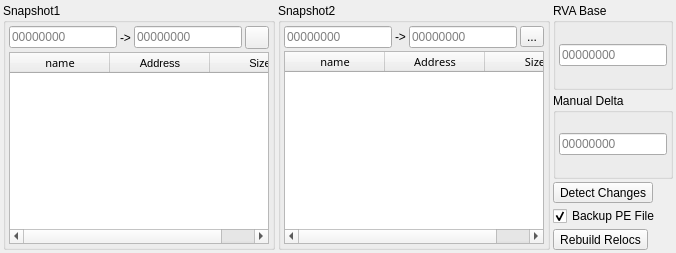
          <widget class="QWidget" name="tabReloc">
           <attribute name="title">
            <string>Relocation</string>
           </attribute>
           <layout class="QHBoxLayout" name="horizontalLayout_13">
            <property name="spacing">
             <number>3</number>
            </property>
            <property name="leftMargin">
             <number>3</number>
            </property>
            <property name="topMargin">
             <number>3</number>
            </property>
            <property name="rightMargin">
             <number>3</number>
            </property>
            <property name="bottomMargin">
             <number>3</number>
            </property>
            <item>
             <widget class="QGroupBox" name="groupBox_2">
              <property name="title">
               <string>Snapshot1</string>
              </property>
              <layout class="QVBoxLayout" name="verticalLayout_9">
               <property name="spacing">
                <number>3</number>
               </property>
               <property name="leftMargin">
                <number>3</number>
               </property>
               <property name="topMargin">
                <number>3</number>
               </property>
               <property name="rightMargin">
                <number>3</number>
               </property>
               <property name="bottomMargin">
                <number>3</number>
               </property>
               <item>
                <layout class="QHBoxLayout" name="horizontalLayout_11">
                 <item>
                  <widget class="QLineEdit" name="edtSnap1Addr1">
                   <property name="inputMask">
                    <string>HHHHHHHH</string>
                   </property>
                   <property name="placeholderText">
                    <string>00000000</string>
                   </property>
                   <property name="clearButtonEnabled">
                    <bool>true</bool>
                   </property>
                  </widget>
                 </item>
                 <item>
                  <widget class="QLabel" name="label_7">
                   <property name="text">
                    <string>-&gt;</string>
                   </property>
                  </widget>
                 </item>
                 <item>
                  <widget class="QLineEdit" name="edtSnap1Addr2">
                   <property name="inputMask">
                    <string>HHHHHHHH</string>
                   </property>
                   <property name="placeholderText">
                    <string>00000000</string>
                   </property>
                   <property name="clearButtonEnabled">
                    <bool>true</bool>
                   </property>
                  </widget>
                 </item>
                 <item>
                  <widget class="QToolButton" name="btnTakeSnap1">
                   <property name="text">
                    <string/>
                   </property>
                   <property name="icon">
                    <iconset resource="xApiSpy.qrc">
                     <normaloff>:/ico/images/snapshot.ico</normaloff>:/ico/images/snapshot.ico</iconset>
                   </property>
                  </widget>
                 </item>
                </layout>
               </item>
               <item>
                <widget class="QTableWidget" name="tabSnap1">
                 <property name="font">
                  <font>
                   <pointsize>8</pointsize>
                  </font>
                 </property>
                 <property name="editTriggers">
                  <set>QAbstractItemView::NoEditTriggers</set>
                 </property>
                 <property name="showDropIndicator" stdset="0">
                  <bool>false</bool>
                 </property>
                 <property name="selectionBehavior">
                  <enum>QAbstractItemView::SelectRows</enum>
                 </property>
                 <property name="verticalScrollMode">
                  <enum>QAbstractItemView::ScrollPerPixel</enum>
                 </property>
                 <property name="horizontalScrollMode">
                  <enum>QAbstractItemView::ScrollPerPixel</enum>
                 </property>
                 <attribute name="horizontalHeaderHighlightSections">
                  <bool>false</bool>
                 </attribute>
                 <attribute name="horizontalHeaderMinimumSectionSize">
                  <number>18</number>
                 </attribute>
                 <attribute name="verticalHeaderDefaultSectionSize">
                  <number>18</number>
                 </attribute>
                 <attribute name="verticalHeaderMinimumSectionSize">
                  <number>18</number>
                 </attribute>
                 <column>
                  <property name="text">
                   <string>name</string>
                  </property>
                  <property name="font">
                   <font>
                    <family>微软雅黑</family>
                    <pointsize>8</pointsize>
                   </font>
                  </property>
                 </column>
                 <column>
                  <property name="text">
                   <string>Address</string>
                  </property>
                  <property name="font">
                   <font>
                    <pointsize>8</pointsize>
                   </font>
                  </property>
                 </column>
                 <column>
                  <property name="text">
                   <string>Size</string>
                  </property>
                  <property name="font">
                   <font>
                    <pointsize>8</pointsize>
                   </font>
                  </property>
                 </column>
                </widget>
               </item>
              </layout>
             </widget>
            </item>
            <item>
             <widget class="QGroupBox" name="groupBox_3">
              <property name="title">
               <string>Snapshot2</string>
              </property>
              <layout class="QVBoxLayout" name="verticalLayout_10">
               <property name="spacing">
                <number>3</number>
               </property>
               <property name="leftMargin">
                <number>3</number>
               </property>
               <property name="topMargin">
                <number>3</number>
               </property>
               <property name="rightMargin">
                <number>3</number>
               </property>
               <property name="bottomMargin">
                <number>3</number>
               </property>
               <item>
                <layout class="QHBoxLayout" name="horizontalLayout_12">
                 <item>
                  <widget class="QLineEdit" name="edtSnap2Addr1">
                   <property name="inputMask">
                    <string>HHHHHHHH</string>
                   </property>
                   <property name="placeholderText">
                    <string>00000000</string>
                   </property>
                   <property name="clearButtonEnabled">
                    <bool>true</bool>
                   </property>
                  </widget>
                 </item>
                 <item>
                  <widget class="QLabel" name="label_8">
                   <property name="text">
                    <string>-&gt;</string>
                   </property>
                  </widget>
                 </item>
                 <item>
                  <widget class="QLineEdit" name="edtSnap2Addr2">
                   <property name="inputMask">
                    <string>HHHHHHHH</string>
                   </property>
                   <property name="placeholderText">
                    <string>00000000</string>
                   </property>
                   <property name="clearButtonEnabled">
                    <bool>true</bool>
                   </property>
                  </widget>
                 </item>
                 <item>
                  <widget class="QToolButton" name="btnTakeSnap2">
                   <property name="text">
                    <string>...</string>
                   </property>
                   <property name="icon">
                    <iconset resource="xApiSpy.qrc">
                     <normaloff>:/ico/images/snapshot.ico</normaloff>:/ico/images/snapshot.ico</iconset>
                   </property>
                  </widget>
                 </item>
                </layout>
               </item>
               <item>
                <widget class="QTableWidget" name="tabSnap2">
                 <property name="font">
                  <font>
                   <pointsize>8</pointsize>
                  </font>
                 </property>
                 <property name="editTriggers">
                  <set>QAbstractItemView::NoEditTriggers</set>
                 </property>
                 <property name="selectionBehavior">
                  <enum>QAbstractItemView::SelectRows</enum>
                 </property>
                 <property name="verticalScrollMode">
                  <enum>QAbstractItemView::ScrollPerPixel</enum>
                 </property>
                 <property name="horizontalScrollMode">
                  <enum>QAbstractItemView::ScrollPerPixel</enum>
                 </property>
                 <attribute name="horizontalHeaderHighlightSections">
                  <bool>false</bool>
                 </attribute>
                 <attribute name="horizontalHeaderMinimumSectionSize">
                  <number>18</number>
                 </attribute>
                 <attribute name="verticalHeaderDefaultSectionSize">
                  <number>18</number>
                 </attribute>
                 <attribute name="verticalHeaderHighlightSections">
                  <bool>true</bool>
                 </attribute>
                 <attribute name="verticalHeaderMinimumSectionSize">
                  <number>18</number>
                 </attribute>
                 <column>
                  <property name="text">
                   <string>name</string>
                  </property>
                  <property name="font">
                   <font>
                    <family>微软雅黑</family>
                    <pointsize>8</pointsize>
                   </font>
                  </property>
                 </column>
                 <column>
                  <property name="text">
                   <string>Address</string>
                  </property>
                  <property name="font">
                   <font>
                    <family>微软雅黑</family>
                    <pointsize>8</pointsize>
                   </font>
                  </property>
                 </column>
                 <column>
                  <property name="text">
                   <string>Size</string>
                  </property>
                  <property name="font">
                   <font>
                    <family>微软雅黑</family>
                    <pointsize>8</pointsize>
                   </font>
                  </property>
                 </column>
                </widget>
               </item>
              </layout>
             </widget>
            </item>
            <item>
             <layout class="QVBoxLayout" name="verticalLayout_11">
              <property name="spacing">
               <number>3</number>
              </property>
              <item>
               <widget class="QGroupBox" name="groupBox_6">
                <property name="title">
                 <string>RVA Base</string>
                </property>
                <layout class="QGridLayout" name="gridLayout_14">
                 <property name="leftMargin">
                  <number>3</number>
                 </property>
                 <property name="topMargin">
                  <number>3</number>
                 </property>
                 <property name="rightMargin">
                  <number>3</number>
                 </property>
                 <property name="bottomMargin">
                  <number>3</number>
                 </property>
                 <property name="spacing">
                  <number>3</number>
                 </property>
                 <item row="0" column="0">
                  <widget class="QLineEdit" name="edtRelocBase">
                   <property name="inputMask">
                    <string>HHHHHHHH</string>
                   </property>
                   <property name="placeholderText">
                    <string>00000000</string>
                   </property>
                   <property name="clearButtonEnabled">
                    <bool>true</bool>
                   </property>
                  </widget>
                 </item>
                </layout>
               </widget>
              </item>
              <item>
               <widget class="QGroupBox" name="groupBox_7">
                <property name="title">
                 <string>Manual Delta</string>
                </property>
                <layout class="QGridLayout" name="gridLayout_15">
                 <property name="leftMargin">
                  <number>3</number>
                 </property>
                 <property name="topMargin">
                  <number>3</number>
                 </property>
                 <property name="rightMargin">
                  <number>3</number>
                 </property>
                 <property name="bottomMargin">
                  <number>3</number>
                 </property>
                 <property name="spacing">
                  <number>3</number>
                 </property>
                 <item row="0" column="0">
                  <widget class="QLineEdit" name="edtRelocDelta">
                   <property name="inputMask">
                    <string>HHHHHHHH</string>
                   </property>
                   <property name="placeholderText">
                    <string>00000000</string>
                   </property>
                   <property name="clearButtonEnabled">
                    <bool>true</bool>
                   </property>
                  </widget>
                 </item>
                </layout>
               </widget>
              </item>
              <item>
               <widget class="QToolButton" name="btnDetectReloc">
                <property name="text">
                 <string>Detect Changes</string>
                </property>
                <property name="icon">
                 <iconset resource="xApiSpy.qrc">
                  <normaloff>:/ico/images/Eye.ico</normaloff>:/ico/images/Eye.ico</iconset>
                </property>
                <property name="toolButtonStyle">
                 <enum>Qt::ToolButtonTextBesideIcon</enum>
                </property>
               </widget>
              </item>
              <item>
               <widget class="QCheckBox" name="chkBKSrcReloc">
                <property name="text">
                 <string>Backup PE File</string>
                </property>
                <property name="checked">
                 <bool>true</bool>
                </property>
               </widget>
              </item>
              <item>
               <widget class="QToolButton" name="btnRebuildReloc">
                <property name="text">
                 <string>Rebuild Relocs</string>
                </property>
                <property name="icon">
                 <iconset resource="xApiSpy.qrc">
                  <normaloff>:/ico/images/clear.ico</normaloff>:/ico/images/clear.ico</iconset>
                </property>
                <property name="toolButtonStyle">
                 <enum>Qt::ToolButtonTextBesideIcon</enum>
                </property>
               </widget>
              </item>
             </layout>
            </item>
           </layout>
          </widget>
